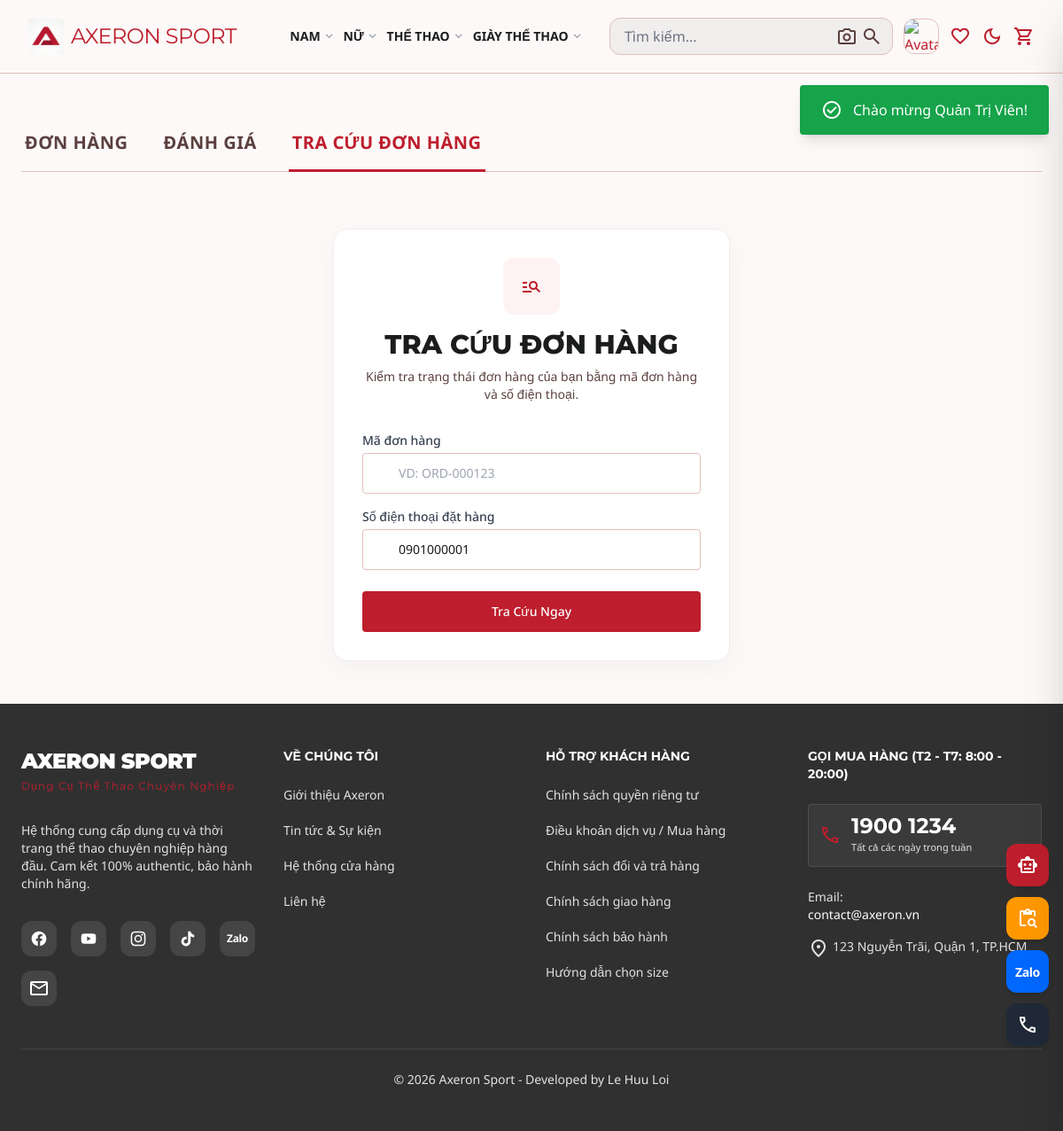
Screenshot of /shop/order-tracking.php (signed in) with the database file from the repository.
### tables this page shows
CREATE TABLE `categories` (
  `category_id` int(10) UNSIGNED NOT NULL,
  `parent_id` int(10) UNSIGNED DEFAULT NULL COMMENT 'NULL = danh muc goc; co gia tri = danh muc con',
  `category_name` varchar(100) NOT NULL,
  `slug` varchar(120) NOT NULL COMMENT 'URL-friendly, vd: giay-chay-bo',
  `description` text DEFAULT NULL,
  `image_url` varchar(500) DEFAULT NULL,
  `sort_order` smallint(6) NOT NULL DEFAULT 0,
  `is_visible` tinyint(1) NOT NULL DEFAULT 1 COMMENT 'An/hien danh muc',
  `created_at` datetime NOT NULL DEFAULT current_timestamp(),
  `updated_at` datetime NOT NULL DEFAULT current_timestamp() ON UPDATE current_timestamp()
);

CREATE TABLE `users` (
  `user_id` int(10) UNSIGNED NOT NULL,
  `role_id` tinyint(3) UNSIGNED NOT NULL DEFAULT 3 COMMENT '3=customer, 2=staff, 1=admin',
  `full_name` varchar(100) NOT NULL,
  `email` varchar(150) NOT NULL,
  `google_id` varchar(255) DEFAULT NULL,
  `facebook_id` varchar(255) DEFAULT NULL,
  `phone` varchar(15) DEFAULT NULL,
  `password_hash` varchar(255) DEFAULT NULL,
  `avatar_url` varchar(500) DEFAULT NULL,
  `gender` enum('male','female','other') DEFAULT NULL,
  `date_of_birth` date DEFAULT NULL,
  `is_active` tinyint(1) NOT NULL DEFAULT 1 COMMENT '1=hoat dong, 0=bi khoa',
  `is_deleted` tinyint(1) NOT NULL DEFAULT 0,
  `locked_until` datetime DEFAULT NULL COMMENT 'Khoa tam thoi sau nhieu lan dang nhap sai',
  `login_attempts` tinyint(3) UNSIGNED NOT NULL DEFAULT 0 COMMENT 'So lan dang nhap sai lien tiep',
  `remember_token` varchar(255) DEFAULT NULL COMMENT 'Token ghi nhớ đăng nhập',
  `email_verified` tinyint(1) NOT NULL DEFAULT 0,
  `created_at` datetime NOT NULL DEFAULT current_timestamp(),
  `updated_at` datetime NOT NULL DEFAULT current_timestamp() ON UPDATE current_timestamp(),
  `review_banned` tinyint(1) DEFAULT 0
);

### config/database.php (called while the page is built, shortened)
<?php
class Database {
    private static $instance = null;
    private $connection;
    private function __construct() {
        try {
            $this->connection = new mysqli('p:' . DB_HOST, DB_USER, DB_PASS, DB_NAME, DB_PORT);
            $this->connection->set_charset('utf8mb4');
            $this->connection->query("SET NAMES 'utf8mb4' COLLATE 'utf8mb4_unicode_ci'");
        } catch (mysqli_sql_exception $e) {
            error_log("Database Connection Error: " . $e->getMessage());
            if (php_sapi_name() === 'cli' || !headers_sent()) {
                header('Content-Type: application/json');
                echo json_encode(['success' => false, 'message' => 'Không thể kết nối database. Vui lòng thử lại sau.']);
            }
            exit;
        }
    }
    public static function getInstance() {
        if (self::$instance === null) {
            self::$instance = new self();
        }
        return self::$instance;
    }
    public function query($sql, $params = []) {
        $stmt = $this->connection->prepare($sql);
        if (!empty($params)) {
            $types = str_repeat('s', count($params));
            $stmt->bind_param($types, ...$params);
        }
        $stmt->execute();
        return $stmt;
    }
    public function select($sql, $params = []) {
        $stmt = $this->query($sql, $params);
        $result = $stmt->get_result();
        $data = [];
        while ($row = $result->fetch_assoc()) {
            $data[] = $row;
        }
        return $data;
    }
    public function selectOne($sql, $params = []) {
        $stmt = $this->query($sql, $params);
        $result = $stmt->get_result();
        $data = $result->fetch_assoc();
        return $data;
    }
}
function db() {
    return Database::getInstance();
}

### config/session.php (called while the page is built, shortened)
<?php
require_once __DIR__ . '/database.php';
function isLoggedIn() {
    return isset($_SESSION['user_id']) && !empty($_SESSION['user_id']);
}
function getUserId() {
    return $_SESSION['user_id'] ?? null;
}

### shop/order-tracking.php (the view, shortened to what this page needs)
<?php
require_once __DIR__ . '/../config/database.php';
require_once __DIR__ . '/../config/session.php';
$db = db();
$orderCode = '';
$phone = '';
if (isLoggedIn()) {
    $isLoggedInUser = true;
    if ($_SERVER['REQUEST_METHOD'] !== 'POST') {
        $currentUser = $db->selectOne("SELECT phone FROM users WHERE user_id = ?", [getUserId()]);
        if ($currentUser && !empty($currentUser['phone'])) {
            $phone = $currentUser['phone'];
        }
    }
} else {
    $isLoggedInUser = false;
}
?>
<?php
require_once __DIR__ . '/../includes/head.php';
?>
<div class="flex flex-col min-h-screen w-full bg-surface">
    <?php include __DIR__ . '/../includes/header.php'; ?>
    <main class="flex-grow w-full max-w-[1400px] mx-auto px-margin-mobile md:px-margin-desktop py-12">
        <?php if ($isLoggedInUser): ?>
        <div class="border-b border-outline-variant mb-8 w-full">
            <nav class="-mb-px flex space-x-6 md:space-x-8 overflow-x-auto no-scrollbar w-full" aria-label="Tabs">
                <a href="<?= BASE_URL ?>/shop/order-history.php" class="whitespace-nowrap border-b-[3px] py-4 px-1 text-lg md:text-xl font-bold uppercase tracking-wide border-transparent text-on-surface-variant hover:border-outline-variant hover:text-on-surface transition-colors">
                    Đơn Hàng
                </a>
                <a href="<?= BASE_URL ?>/shop/my-reviews.php" class="whitespace-nowrap border-b-[3px] py-4 px-1 text-lg md:text-xl font-bold uppercase tracking-wide border-transparent text-on-surface-variant hover:border-outline-variant hover:text-on-surface transition-colors">
                    Đánh Giá
                </a>
                <a href="<?= BASE_URL ?>/shop/order-tracking.php" class="whitespace-nowrap border-b-[3px] py-4 px-1 text-lg md:text-xl font-bold uppercase tracking-wide border-axeron-red text-axeron-red transition-colors">
                    Tra Cứu Đơn Hàng
                </a>
            </nav>
        </div>
        <?php endif; ?>
        <div class="flex justify-center w-full">
            <div class="max-w-md w-full space-y-8 bg-surface-container-lowest p-8 rounded-2xl shadow-[0_8px_30px_rgb(0,0,0,0.04)] border border-surface-container <?= $isLoggedInUser ? 'mt-8' : 'mt-12' ?>">
                <div class="text-center">
                <div class="w-16 h-16 bg-red-50 rounded-full flex items-center justify-center mx-auto mb-4">
                    <span class="material-symbols-outlined text-4xl text-axeron-red">manage_search</span>
                </div>
                <h2 class="mt-2 text-center text-3xl font-extrabold text-on-surface font-headline-lg uppercase">Tra cứu đơn hàng</h2>
                <p class="mt-2 text-center text-sm text-on-surface-variant">
                    Kiểm tra trạng thái đơn hàng của bạn bằng mã đơn hàng và số điện thoại.
                </p>
            </div>
            <form class="mt-8 space-y-6" action="" method="POST">
                <div class="rounded-md shadow-sm space-y-4">
                    <div>
                        <label for="order_code" class="block text-sm font-medium text-gray-700 mb-1">Mã đơn hàng</label>
                        <div class="relative">
                            <div class="absolute inset-y-0 left-0 pl-3 flex items-center pointer-events-none">
                            </div>
                            <input id="order_code" name="order_code" type="text" required value="<?= htmlspecialchars($orderCode) ?>"
                                class="appearance-none rounded-lg relative block w-full pl-10 px-3 py-3 border border-outline-variant placeholder-gray-400 text-on-surface focus:outline-none focus:ring-axeron-red focus:border-axeron-red focus:z-10 sm:text-sm" placeholder="VD: ORD-000123">
                        </div>
                    </div>
                    <div>
                        <label for="phone" class="block text-sm font-medium text-gray-700 mb-1">Số điện thoại đặt hàng</label>
                        <div class="relative">
                            <div class="absolute inset-y-0 left-0 pl-3 flex items-center pointer-events-none">
                            </div>
                            <input id="phone" name="phone" type="text" required value="<?= htmlspecialchars($phone) ?>"
                                class="appearance-none rounded-lg relative block w-full pl-10 px-3 py-3 border border-outline-variant placeholder-gray-400 text-on-surface focus:outline-none focus:ring-axeron-red focus:border-axeron-red focus:z-10 sm:text-sm" placeholder="Số điện thoại của bạn">
                        </div>
                    </div>
                </div>
                <div>
                    <button type="submit" class="group relative w-full flex justify-center py-3 px-4 border border-transparent text-sm font-medium rounded-lg text-white bg-axeron-red hover:bg-primary focus:outline-none focus:ring-2 focus:ring-offset-2 focus:ring-axeron-red transition-colors">
                        Tra Cứu Ngay
                    </button>
                </div>
            </form>
            </div>
        </div>
    </main>
    <?php include __DIR__ . '/../includes/footer.php'; ?>
</div>
</body>
</html>

### includes/header.php (shortened to what this page needs)
<?php
$currentCategorySlug = $_GET['category'] ?? '';
$_headerDb = db();
$_navLevel1 = $_headerDb->select("
    SELECT category_id, category_name, slug
    FROM categories
    WHERE parent_id IS NULL AND is_visible = 1 AND category_name != 'TEST'
    ORDER BY sort_order, category_id
    LIMIT 8
");
$_navLevel2Map = [];
$_allSlugs = [];
foreach ($_navLevel1 as $_l1) {
    $_level2 = $_headerDb->select("
        SELECT category_id, category_name, slug
        FROM categories
        WHERE parent_id = ? AND is_visible = 1
        ORDER BY sort_order, category_id
    ", [$_l1['category_id']]);
    if (!empty($_level2)) {
        $_navLevel2Map[$_l1['category_id']] = $_level2;
        foreach ($_level2 as $_l2) {
            $_level3 = $_headerDb->select("
                SELECT category_id, category_name, slug
                FROM categories
                WHERE parent_id = ? AND is_visible = 1
                ORDER BY sort_order, category_id
            ", [$_l2['category_id']]);
            $_allSlugs[$_l2['slug']] = $_l1['category_id'];
            foreach ($_level3 as $_l3) {
                $_allSlugs[$_l3['slug']] = $_l1['category_id'];
            }
        }
    }
    $_allSlugs[$_l1['slug']] = $_l1['category_id'];
}
$_activeRootId = $_allSlugs[$currentCategorySlug] ?? null;
$siteLogoUrl = $settings['site_logo'] ?? '/assets/images/logo-axeron.jpg';
if (strpos($siteLogoUrl, 'http') !== 0 && !empty($siteLogoUrl)) {
    $siteLogoUrl = (defined('BASE_URL') ? BASE_URL : '') . (strpos($siteLogoUrl, '/') === 0 ? '' : '/') . $siteLogoUrl;
}
$siteNameDisplay = $settings['site_name'] ?? 'Axeron';
?>
<header class="bg-surface dark:bg-on-background sticky top-0 z-50 border-b border-outline-variant dark:border-outline" id="main-header">
    <div class="flex justify-between items-center w-full max-w-[1400px] px-4 lg:px-8 py-5 mx-auto">
        <a class="flex items-center gap-2 flex-shrink-0 mr-4 lg:mr-8 xl:mr-12" href="<?= BASE_URL ?>/">
            <img src="<?= htmlspecialchars($siteLogoUrl) ?>" alt="Logo" class="w-8 h-8 md:w-10 md:h-10 rounded-lg object-cover">
            <span class="font-display-lg text-axeron-red uppercase tracking-tight text-xl md:text-2xl"><?= htmlspecialchars($siteNameDisplay) ?></span>
        </a>
        <nav class="hidden lg:flex items-center gap-2 xl:gap-6 flex-1 justify-center" id="mega-nav">
            <?php foreach ($_navLevel1 as $_l1):
                $_isActive = ($_activeRootId === $_l1['category_id']);
                $_hasLevel2 = isset($_navLevel2Map[$_l1['category_id']]);
            ?>
            <div class="mega-nav-item">
                <a class="mega-nav-link font-label-lg text-label-lg uppercase whitespace-nowrap px-2
                          <?= $_isActive ? 'active text-axeron-red font-bold' : 'text-on-surface hover:text-axeron-red' ?> transition-colors duration-200"
                   href="<?= BASE_URL ?>/shop/product-catalog.php?category=<?= htmlspecialchars($_l1['slug']) ?>"
                   title="<?= htmlspecialchars($_l1['category_name']) ?>">
                    <?= htmlspecialchars($_l1['category_name']) ?>
                    <?php if ($_hasLevel2): ?>
                    <span class="material-symbols-outlined arrow-icon text-gray-400">expand_more</span>
                    <?php endif; ?>
                </a>
            </div>
            <?php endforeach; ?>
        </nav>
        <div class="flex items-center gap-3 text-axeron-red dark:text-primary-fixed flex-shrink-0">
            <form action="<?= BASE_URL ?>/shop/product-catalog.php" method="POST" enctype="multipart/form-data" class="relative hidden lg:block" id="desktop-search-form" autocomplete="off">
                <input
                    class="bg-surface-container rounded-full py-2 pl-4 pr-16 border border-outline-variant focus:border-axeron-blue focus:ring-1 focus:ring-axeron-blue outline-none text-body-md text-on-surface font-body-md w-80 transition-all"
                    placeholder="Tìm kiếm..."
                    type="text"
                    id="search-input"
                    name="search"
                />
                <label class="absolute right-10 top-1/2 -translate-y-1/2 text-on-surface-variant hover:text-axeron-red cursor-pointer mb-0 flex items-center justify-center h-6 w-6" title="Tìm kiếm bằng hình ảnh">
                    <span class="material-symbols-outlined text-[22px] leading-none">photo_camera</span>
                </label>
                <button type="submit" id="search-btn" class="absolute right-3 top-1/2 -translate-y-1/2 text-on-surface-variant hover:text-axeron-red cursor-pointer bg-transparent border-none p-0 flex items-center justify-center h-6 w-6" title="Tìm kiếm">
                    <span class="material-symbols-outlined text-[24px] leading-none">search</span>
                </button>
            </form>
            <?php if (isLoggedIn()): ?>
                <div class="relative group flex items-center">
                    <button aria-label="Account" class="hover:text-axeron-red transition-colors duration-200 flex items-center gap-1.5">
                        <?php if (!empty($_SESSION['avatar_url'])): ?>
                            <img src="<?= (strpos($_SESSION['avatar_url'], 'http') === 0) ? htmlspecialchars($_SESSION['avatar_url']) : BASE_URL . htmlspecialchars($_SESSION['avatar_url']) ?>" alt="Avatar" class="w-10 h-10 rounded-full object-cover border border-outline-variant">
                        <?php else: ?>
                            <span class="material-symbols-outlined text-[28px]">account_circle</span>
                        <?php endif; ?>
                    </button>
                </div>
            <?php else: ?>
                <a href="<?= BASE_URL ?>/auth/login.php" aria-label="Account" class="hover:text-axeron-red transition-colors duration-200 flex items-center">
                    <span class="material-symbols-outlined text-[28px]">person</span>
                </a>
            <?php endif; ?>
            <?php if (isLoggedIn()): ?>
            <a href="<?= BASE_URL ?>/shop/wishlist.php" aria-label="Wishlist" class="hover:text-axeron-red transition-colors relative flex items-center">
                <span class="material-symbols-outlined text-[28px]" data-icon="favorite">favorite</span>
            </a>
            <?php endif; ?>
            <button onclick="toggleDarkMode()" aria-label="Toggle Dark Mode" class="hidden md:flex hover:text-axeron-red transition-colors duration-200 focus:outline-none items-center justify-center">
                <span class="material-symbols-outlined text-[28px]" id="dark-mode-icon-header">dark_mode</span>
            </button>
            <a href="<?= BASE_URL ?>/shop/cart.php" aria-label="Shopping Cart" class="hover:text-axeron-red transition-colors relative flex items-center">
                <span class="material-symbols-outlined text-[28px]" data-icon="shopping_cart">shopping_cart</span>
            </a>
        </div>
    </div>
</header>

### includes/header.php (style rules this page uses)
.mega-nav-item { position: static; }
.mega-nav-link { position: relative; padding: 8px 0; display: inline-flex; align-items: center; gap: 2px; }
.mega-nav-link::after { content: ''; position: absolute; bottom: 0; left: 0; width: 0; height: 2px; background: #BE1E2D; transition: width 0.3s ease; }
.mega-nav-link .arrow-icon { transition: transform 0.2s ease; font-size: 16px; }

### rows the page displays
categories: category_name "NAM"
categories: category_name "NỮ"
categories: category_name "THỂ THAO"
categories: category_name "GIÀY THỂ THAO"
users: phone "0901000001"

### other values shown
$siteNameDisplay "AXERON SPORT"
$siteName "AXERON SPORT"
$settings['site_tagline'] "Dụng Cụ Thể Thao Chuyên Nghiệp"
$footerAbout "Hệ thống cung cấp dụng cụ và thời trang thể thao chuyên nghiệp hàng đầu. Cam kết 100% authentic, bảo hành chính hãng."
$workHours "T2 - T7: 8:00 - 20:00"
$contactPhone "1900 1234"
$contactEmail "contact@axeron.vn"
$contactAddress "123 Nguyễn Trãi, Quận 1, TP.HCM"
$footerCopyright "© 2026 Axeron Sport - Developed by Le Huu Loi"
